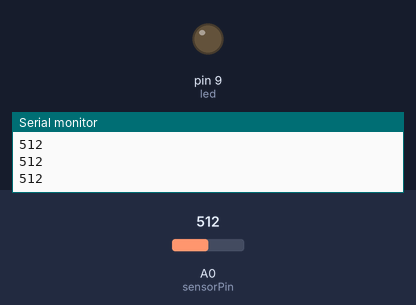
Bench run of a sketch on a simulated Arduino Uno, built with avr-gcc and run on an emulated ATmega328P. On the bench: output pins drawn as LEDs (lit = HIGH), the last lines printed to the serial monitor. Inputs (shaded band) come from the test bench; at power-on: A0 (sensorPin) = 512.

Above: at 1.2 s.
1.3 s: A0 (sensorPin) set to 106
2.8 s: A0 (sensorPin) set to 90
At 3.6 s:
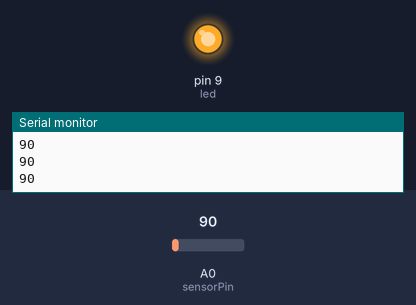
4.3 s: A0 (sensorPin) set to 110
At 4.7 s:
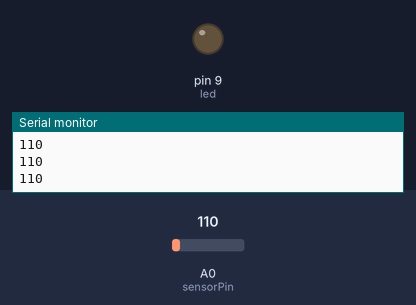
5.8 s: A0 (sensorPin) set to 0
At 7.0 s:
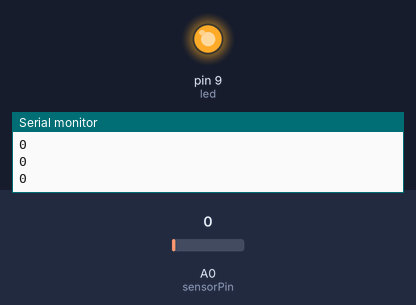
Timing chart, 0 to 8.3 s (numbered marks = the images above; inputs shaded):
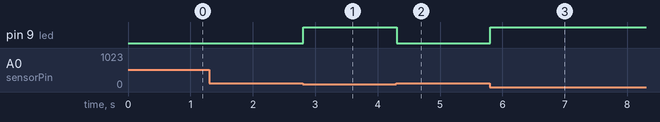

Measured:
- the behaviour switches between 100 and 99 on A0 (sensorPin) (found by bisection; images 0 and 1)
- after the input at 2.8 s, pin 9 (led): LOW → HIGH at once
- after the input at 4.3 s, pin 9 (led): HIGH → LOW at once
- after the input at 5.8 s, pin 9 (led): LOW → HIGH at once

The sketch:

sketch_jun27a.ino
```cpp
const int led =9;
const int sensorPin = A0;
const int level = 100;

int sensor;

void setup() {
  pinMode(led,OUTPUT);
  Serial.begin(9600);
}

void loop() {
  sensor = analogRead(sensorPin);

  Serial.println(sensor);

  if (sensor < level) {
    digitalWrite(led, HIGH);
  } else {
    digitalWrite(led, LOW);
  }
}
```
